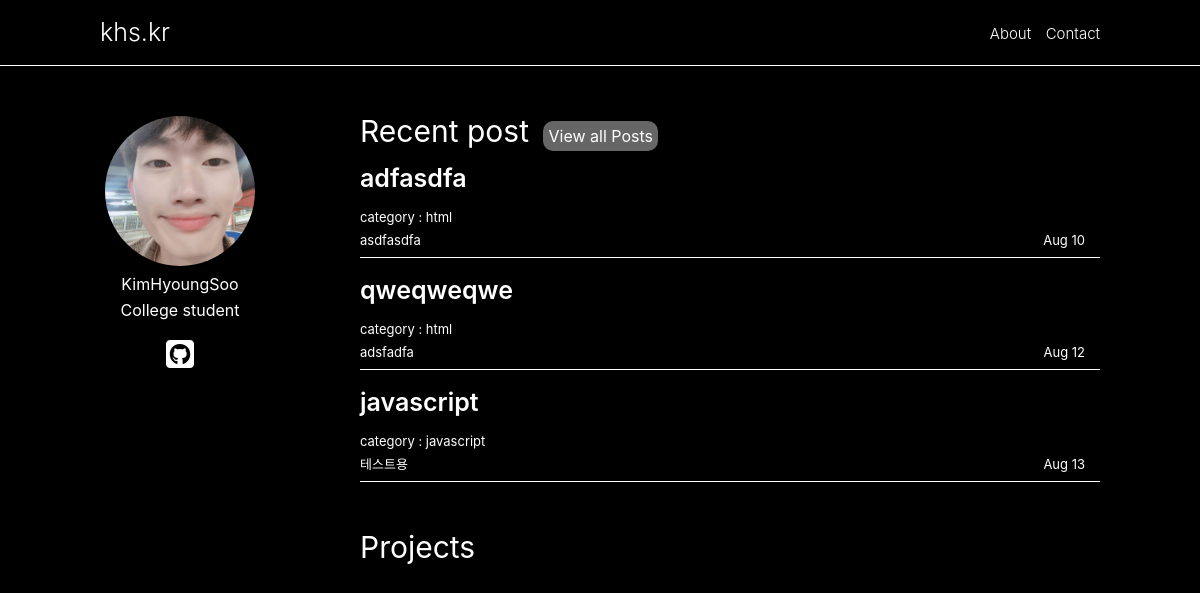
The page / on the database its author committed.
### web/models.py (models this page shows, shortened)
class Post(models.Model):
    title = models.CharField(max_length=100)
    content = summer_fields.SummernoteTextField(default='')
    type = models.CharField(max_length=80, choices=LANG_TYPE, null=True)
    description = models.CharField(max_length=200, default='')
    dt_created = models.DateField()

### startpage/views.py (the view)
# urls.py: path('', views.introduce, name='introduce'),
def introduce(request):
    object = Post.objects.all()
    p = len(object)
    object_sub = object[p-3:p]
    return render(request, 'startpage/index.html', {'obj': object_sub})

### startpage/templates/startpage/index.html (shortened to what this page needs)
{% load static %}
<!DOCTYPE html>
<html lang="en">
  <head>
    <link rel="stylesheet" href={% static 'startpage/css/style.css' %}>
  </head>
  <body>
    <div class='introduce'>
      <div>
        <a class='introduce-nav__link' href={% url 'introduce' %}>
          <p class='introduce-nav__title'>khs.kr</p>
      </div>
      <div class='introduce-nav__post-list'>
        <a href="#">About</a>
        <a href="#">Contact</a>
      </div>
    </div>
    <div class='container'>
      <div class='container__about-me'>
        <img class='container__img' src={% static 'startpage/images/1.jpg' %} alt="">
        <span>KimHyoungSoo</span>
        <span>
          College student
        </span>
        <a href="https://github.com/HyoungSooo">
          <i class="fab fa-github-square fa-2x"></i>
        </a>
      </div>
      <div class='container__contents'>
        <div class='container__contents__recent'>
          <span class='container__contents__title'>Recent post</span>
          <a class='container__contents__link' href={% url 'index' %}>
            <span>View all Posts</span></a>
          <div class="content">
            {% for obj in obj %}
              <div class='content__box'>
                <a href={% url 'post-detail' obj.id %}>
                  <h2 class='content__title'>{{obj.title}}</h2>
                  <div class='content-title__box'>
                    <div class="description">
                      <span class='content__category'>category :
                        {{obj.type}}
                      </span>
                      <div class='content__description'>
                        <p>{{obj.description}}</p>
                      </div>
                    </div>
                    <div class="content__date">
                      <span>{{obj.dt_created|date:"M"}}
                        {{obj.dt_created|date:"d"}}</span>
                    </div>
                  </div>
                </a>
              </div>
            {% endfor %}
          </div>
        </div>
        <div class="projects">
          <p>Projects</p>
        </div>
      </div>
    </body>
  </html>

### startpage/static/startpage/css/style.css (style rules this page uses)
body { background-color: black; color: white; font-family: -apple-system, BlinkMacSystemFont, 'Segoe UI', Roboto, Oxygen, Ubuntu, Cantarell, 'Open Sans', 'Helvetica Neue', sans-serif; }
a { text-decoration: none; color: white; }
.introduce a { text-decoration: none; color: white; font-size: 20px; font-weight: 300; }
.introduce { display: flex; justify-content: space-between; align-items: center; padding: 20px 100px; border-bottom: 1px solid white; }
.introduce-nav__post-list a { margin-left: 10px; font-size: 15px; }
.introduce-nav__title { font-size: 25px; }
.container { display: flex; justify-content: center; align-items: flex-start; flex-direction: row; margin-top: 50px; }
.container__about-me { display: flex; justify-content: flex-start; width: 30%; flex-direction: column; align-items: center; }
.container__about-me span { margin-top: 10px; }
.container__contents { width: 70%; display: flex; align-items: flex-start; flex-direction: column; }
.container__img { display: block; width: 150px; height: 150px; border-radius: 50%; }
.container__about-me a { margin-top: 20px; text-decoration: none; color: white; }
.container__contents__title { font-size: 30px; margin-right: 10px; }
.container__contents__link { background-color: rgba(255, 255, 255, 0.4); padding: 5px 5px; transition: all 0.5s ease-in-out; border-radius: 10px; }
.container__contents__recent { width: 100%; }
.content__box { margin-top: 20px; padding-bottom: 10px; border-bottom: 1px solid white; }
.content__title { font-weight: 600; font-size: 25px; margin-bottom: 20px; }
.content-title__box { font-size: 13px; display: flex; justify-content: space-between; height: 5%; padding-right: 15px; }
.content__date { display: flex; align-items: flex-end; }
.content__description { margin-top: 10px; }
.content { margin-right: 100px; }
.projects { font-size: 30px; margin-top: 50px; }

### rows shown on the page
Post: title "adfasdfa", type "html", description "asdfasdfa", dt_created "Aug", dt_created "10"
Post: title "qweqweqwe", type "html", description "adsfadfa", dt_created "Aug", dt_created "12"
Post: title "javascript", type "javascript", description "테스트용", dt_created "Aug", dt_created "13"
